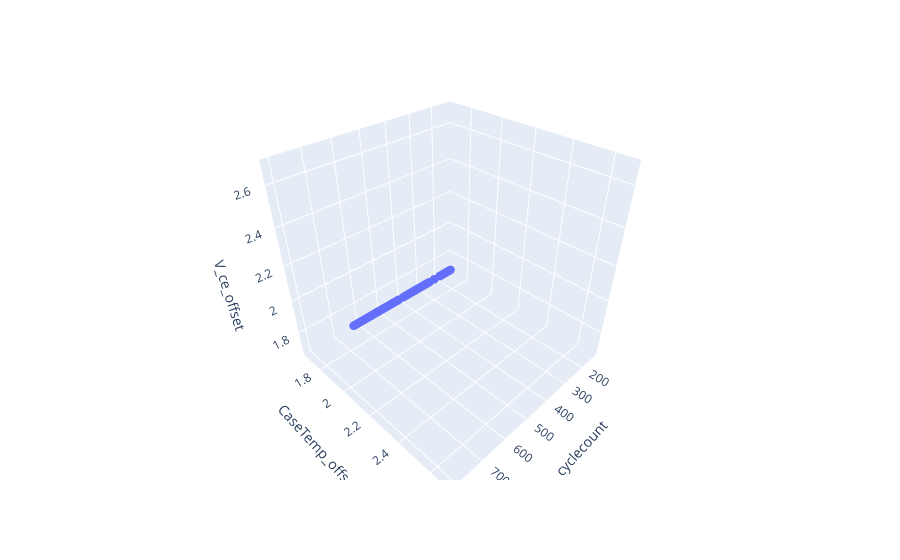

Notebook code for this chart:
### Markdown cell above
### 3D Scatter plot for multivariate prediction

### Code cell
import plotly.express as px

df_results_multivar = pd.DataFrame()
df_results_multivar['V_ce_offset'] = predict_x_offset[:,0]
df_results_multivar['CaseTemp_offset'] = predict_x_offset[:,0]
df_results_multivar['cyclecount'] = predict_y_offset

fig = px.scatter_3d(df_results_multivar, x='cyclecount', y='CaseTemp_offset', z='V_ce_offset',
                    )
fig.update_traces(marker_size = 3)
fig.show()

### Figure 1 — Plotly figure (JSON) as saved in the notebook; plotly's stock layout.template omitted (floating-point values rounded to 4 significant figures; data arrays with more than 128 entries replaced by an {"elided": "..."} marker saying what was removed)
{"data": [{"hovertemplate": "cyclecount=%{x}<br>CaseTemp_offset=%{y}<br>V_ce_offset=%{z}<extra></extra>", "legendgroup": "", "marker": {"color": "#636efa", "size": 3, "symbol": "circle"}, "mode": "markers", "name": "", "scene": "scene", "showlegend": false, "type": "scatter3d", "x": {"elided": "684 float values"}, "y": {"elided": "684 float values"}, "z": {"elided": "684 float values"}}], "layout": {"legend": {"tracegroupgap": 0}, "margin": {"t": 60}, "scene": {"domain": {"x": [0, 1], "y": [0, 1]}, "xaxis": {"title": {"text": "cyclecount"}}, "yaxis": {"title": {"text": "CaseTemp_offset"}}, "zaxis": {"title": {"text": "V_ce_offset"}}}}}
